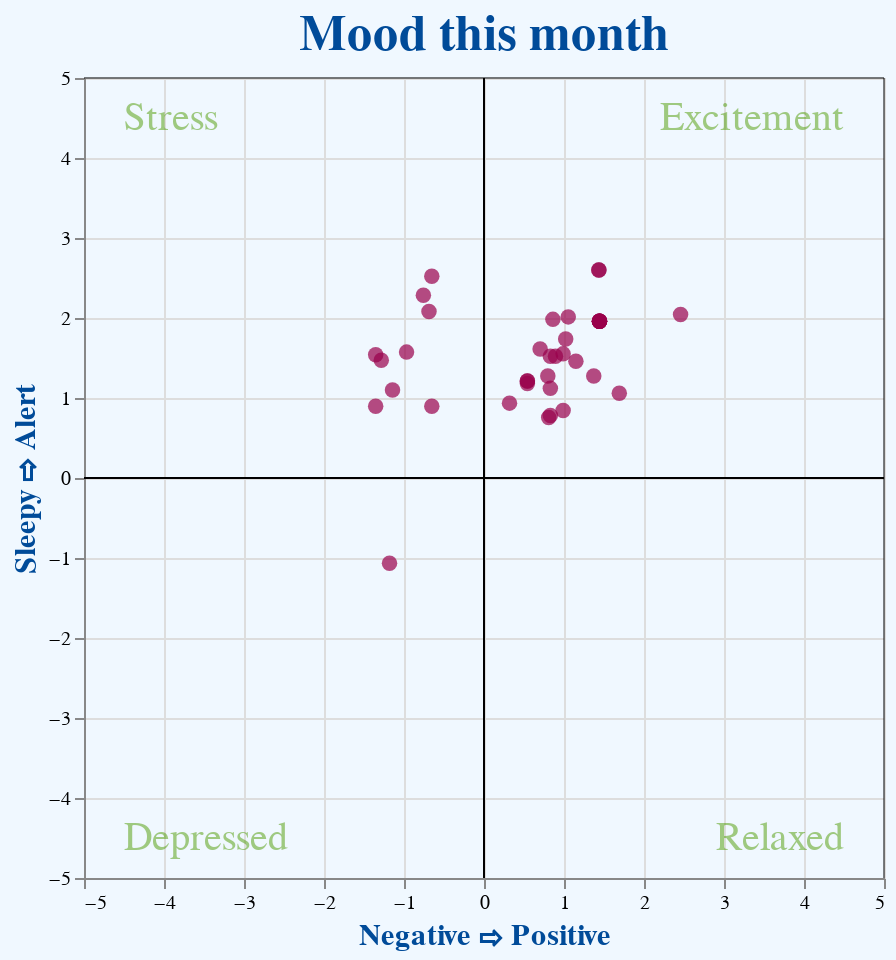

The code cell stored with this chart in its notebook:
### Markdown cell above
## Mood plot

### Code cell
mVisualizationFactory = VisualizationFactory()

mood_chart = mVisualizationFactory.generate_and_save_chart("edu.harvard.srl.MoodVisualization")
mood_chart

### Figure 1 — Vega-Lite specification as saved in the notebook (floating-point values rounded to 4 significant figures)
{"config": {"view": {"continuousWidth": 400, "continuousHeight": 300}, "axis": {"titleColor": "#004B99", "titleFontSize": 15}, "background": "aliceblue", "title": {"color": "#004B99", "fontSize": 25}}, "layer": [{"data": {"name": "data-5d444bbf78e7edafb2cb720cc868a7e0"}, "mark": {"type": "circle", "color": "#99004B", "size": 60}, "encoding": {"x": {"type": "quantitative", "field": "arousal", "scale": {"domain": [-5, 5]}, "title": "Negative ⇨ Positive"}, "y": {"type": "quantitative", "field": "valence", "scale": {"domain": [-5, 5]}, "title": "Sleepy ⇨ Alert"}}, "title": "Mood this month"}, {"data": {"name": "data-bd4fa40611a0e50928c619afec84a7cf"}, "mark": {"type": "text", "align": "left", "color": "#4B9900", "dx": -180, "dy": -180, "fontSize": 20, "text": "Stress"}, "encoding": {"opacity": {"value": 0.5}}}, {"data": {"name": "data-bd4fa40611a0e50928c619afec84a7cf"}, "mark": {"type": "text", "align": "right", "color": "#4B9900", "dx": 180, "dy": -180, "fontSize": 20, "text": "Excitement"}, "encoding": {"opacity": {"value": 0.5}}}, {"data": {"name": "data-bd4fa40611a0e50928c619afec84a7cf"}, "mark": {"type": "text", "align": "left", "color": "#4B9900", "dx": -180, "dy": 180, "fontSize": 20, "text": "Depressed"}, "encoding": {"opacity": {"value": 0.5}}}, {"data": {"name": "data-bd4fa40611a0e50928c619afec84a7cf"}, "mark": {"type": "text", "align": "right", "color": "#4B9900", "dx": 180, "dy": 180, "fontSize": 20, "text": "Relaxed"}, "encoding": {"opacity": {"value": 0.5}}}, {"data": {"name": "data-9c00aa9dc2b1c1a0b4bf9b34ead12925"}, "mark": "rule", "encoding": {"size": {"value": 1}, "x": {"type": "quantitative", "field": "x"}}}, {"data": {"name": "data-06fd9f850666401b4599de5588b60692"}, "mark": "rule", "encoding": {"size": {"value": 1}, "y": {"type": "quantitative", "field": "y"}}}, {"data": {"name": "data-f79671d9c238253707179e08456f321c"}, "mark": "rule", "encoding": {"size": {"value": 0.5}, "x": {"type": "quantitative", "field": "x"}}}, {"data": {"name": "data-60bd03c7af8408fd87bdf694b0208156"}, "mark": "rule", "encoding": {"size": {"value": 0.5}, "y": {"type": "quantitative", "field": "y"}}}], "height": 400, "width": 400, "$schema": "https://vega.github.io/schema/vega-lite/v4.8.1.json", "datasets": {"data-5d444bbf78e7edafb2cb720cc868a7e0": [{"timestamp": "2020-11-22T00:32:59", "arousal": -0.6876, "valence": 2.082}, {"timestamp": "2020-11-16T00:40:32", "arousal": -0.6525, "valence": 0.8965}, {"timestamp": "2020-10-30T23:15:30", "arousal": -0.9683, "valence": 1.574}, {"timestamp": "2020-10-29T21:00:31", "arousal": -1.284, "valence": 1.472}, {"timestamp": "2020-10-28T22:31:15", "arousal": -1.144, "valence": 1.1}, {"timestamp": "2020-10-27T18:32:51", "arousal": -1.354, "valence": 1.54}, {"timestamp": "2020-10-26T22:23:38", "arousal": -0.6525, "valence": 2.522}, {"timestamp": "2020-10-08T21:01:28", "arousal": -0.7578, "valence": 2.285}, {"timestamp": "2020-09-30T23:25:46", "arousal": -1.354, "valence": 0.8965}, {"timestamp": "2020-09-28T15:18:13", "arousal": 0.8086, "valence": 0.7557}, {"timestamp": "2020-09-28T13:34:23", "arousal": 1.444, "valence": 1.958}, {"timestamp": "2020-09-28T13:34:23", "arousal": 1.444, "valence": 1.958}, {"timestamp": "2020-09-28T13:34:23", "arousal": 1.444, "valence": 1.958}, {"timestamp": "2020-09-28T13:34:23", "arousal": 1.444, "valence": 1.958}, {"timestamp": "2020-09-28T13:34:23", "arousal": 1.444, "valence": 1.958}, {"timestamp": "2020-09-28T13:34:21", "arousal": 1.444, "valence": 1.958}, {"timestamp": "2020-09-28T13:34:20", "arousal": 1.444, "valence": 1.958}, {"timestamp": "2020-09-28T08:11:53", "arousal": -1.181, "valence": -1.067}, {"timestamp": "2020-09-28T08:11:34", "arousal": 0.5423, "valence": 1.182}, {"timestamp": "2020-09-28T07:59:22", "arousal": 1.372, "valence": 1.275}, {"timestamp": "2020-09-28T07:59:00", "arousal": 0.9891, "valence": 0.8433}, {"timestamp": "2020-09-28T07:58:01", "arousal": 0.8295, "valence": 1.121}, {"timestamp": "2020-09-28T07:55:40", "arousal": 0.8295, "valence": 0.7816}, {"timestamp": "2020-09-28T07:53:16", "arousal": 0.3189, "valence": 0.9357}, {"timestamp": "2020-09-28T07:52:29", "arousal": 0.8933, "valence": 1.521}, {"timestamp": "2020-09-28T07:48:59", "arousal": 0.9891, "valence": 1.552}, {"timestamp": "2020-09-28T07:46:13", "arousal": 1.021, "valence": 1.737}, {"timestamp": "2020-09-28T07:45:48", "arousal": 0.5423, "valence": 1.213}, {"timestamp": "2020-09-28T07:45:25", "arousal": 0.5423, "valence": 1.213}, {"timestamp": "2020-09-28T07:44:35", "arousal": 1.053, "valence": 2.014}, {"timestamp": "2020-09-28T07:43:07", "arousal": 0.8295, "valence": 1.521}, {"timestamp": "2020-09-28T07:35:19", "arousal": 0.7976, "valence": 1.275}, {"timestamp": "2020-09-28T07:33:26", "arousal": 1.149, "valence": 1.459}, {"timestamp": "2020-09-28T07:29:52", "arousal": 0.8614, "valence": 1.983}, {"timestamp": "2020-09-28T07:28:15", "arousal": 1.691, "valence": 1.059}, {"timestamp": "2020-09-28T07:26:05", "arousal": 1.436, "valence": 2.599}, {"timestamp": "2020-09-28T07:23:08", "arousal": 1.436, "valence": 2.599}, {"timestamp": "2020-09-28T07:20:52", "arousal": 0.7018, "valence": 1.613}, {"timestamp": "2020-09-28T07:19:56", "arousal": 2.457, "valence": 2.045}], "data-bd4fa40611a0e50928c619afec84a7cf": [{"0": 1}], "data-9c00aa9dc2b1c1a0b4bf9b34ead12925": [{"x": 0}], "data-06fd9f850666401b4599de5588b60692": [{"y": 0}], "data-f79671d9c238253707179e08456f321c": [{"x": 5}], "data-60bd03c7af8408fd87bdf694b0208156": [{"y": 5}]}}
